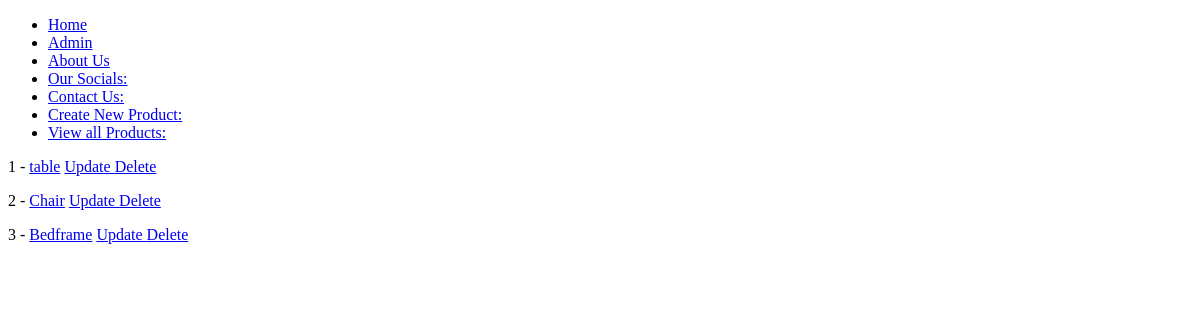
The app's page /products/, older data.
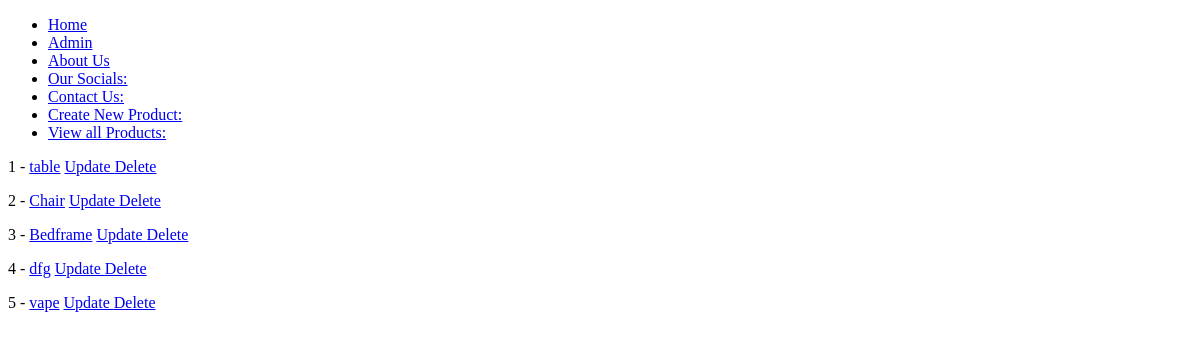
The same page, newer data.
### products/models.py (models this page shows)
class Product(models.Model):
    title = models.CharField(max_length = 120)
    description = models.TextField(blank = True, null = True)
    price = models.DecimalField(decimal_places = 2, max_digits = 10000)
    summary = models.TextField(default = "this cool", blank = False, null = False)
    featured = models.BooleanField(default = False)
    def get_absolute_url (self):
        return f"/products/{self.id}/"
    def get_absolute_update_url (self):
        return f"/products/{self.id}/update"
    def get_absolute_delete_url (self):
        return f"/products/{self.id}/delete"

### products/views.py (the view)
# urls.py: path('', product_list_view, name='product-list'),
def product_list_view(request):
    queryset = Product.objects.all()
    context = {
        "object_list" : queryset
    }
    return render (request, "products/product_list.html", context)

### products/templates/products/product_list.html (shortened to what this page needs)
{% extends 'base.html' %}
{% block content %}
 {% for instance in object_list%}
    <p>{{instance.id}} -  <a href="{{instance.get_absolute_url}}" > {{instance.title}}</a> <a href="{{instance.get_absolute_update_url}}" > Update </a> <a href="{{instance.get_absolute_delete_url}}" > Delete </a></p>
 {% endfor %}
{% endblock %}

Row changes from the older to the newer data that the page shows:
added Product: id "4", title "dfg"
added Product: id "5", title "vape"
